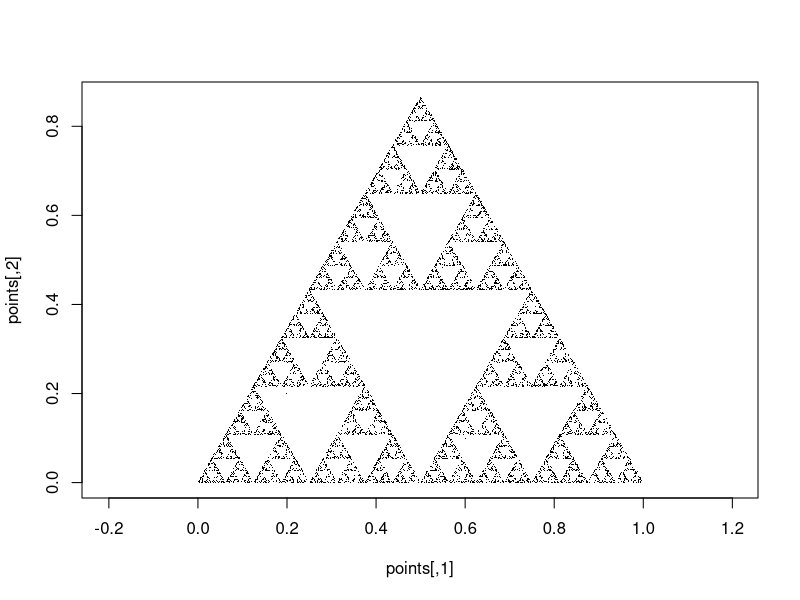

Here is the R script that generated this plot:
## ---- chunk 1
x <- 10 # using `<-` for attribution 
y = 5   # using `=` for atribution. Both work just fine.

x

z <- x + y   # attribution by itself does not print anything to the command line
x * y        # Operations without attribution print results by default
(w <- x / z) # If you enclose your attribution in parentheses it attributes and prints
## ---- chunk 2
# Write your code in this code block
a = 7
b= 13
a+b
a*b
a*a


## ---- chunk 3
x <- 3.14
y <- 5L
z <- "Statistics"
w <- TRUE

class(x)
class(y)
class(z)
class(w)
## ---- chunk 4
1 / 0

0 / 0

sqrt(-1)
## ---- chunk 5

class(FALSE) #logical

class("123") #character

class(123) #numeric

class(123L) #integer
## ---- chunk 6
temperatures <- c(18.4, 19.2, 21.1, 20.3, 22.0)

temperatures
## ---- chunk 7
class(temperatures)

length(temperatures)
## ---- chunk 8
temperatures[1]

temperatures[3]

temperatures[c(2,4)] # you can pass a vector of indices

temperatures[2:5]    # a:b produces an integer sequence from a to b.
## ---- chunk 9
# Write your code in this code block
even_numbers = c(2, 4, 6, 8, 10, 12)
even_numbers

## ---- chunk 10
# Write your code in this code block
even_numbers[1]
even_numbers[6]
even_numbers[c(3,4)]
## ---- chunk 11
# Write your code in this code block
even_numbers[4]=100
even_numbers

## ---- chunk 12
2 + TRUE

FALSE + FALSE

TRUE + TRUE
## ---- chunk 13
c("A", "B", 5)

c(TRUE, 1, FALSE)

c(3.2, 7L)
## ---- chunk 14
c(1, TRUE) #1 1 

c("1", TRUE) # 1 TRUE

c(5L, 2.5) # 5.0 2.5
## ---- chunk 15
student <- list(name = "Alice",
                age = 23,
                passed = TRUE)

student

str(student)
## ---- chunk 16
# Write your code in this code block
mylist = list (name = "Nicole",
                age = 21,
                'favourite programming language'= "Python",
                'previously used R' = FALSE)

str(mylist)

## ---- chunk 17
scores <- c(74, 68, NA, 91, 82)

scores
## ---- chunk 18
is.na(scores)
## ---- chunk 19
mean(scores)
## ---- chunk 20
mean (scores [c(1,2,4,5)])

## ---- chunk 21
hours <- c(5, 7, 4, 8, NA, 6)
## ---- chunk 22
# Write your code in this code block
sum(is.na(hours))
hours[is.na(hours)]=5
mean(hours)
hours[hours>6]=6

## ---- chunk 23
A <- matrix(1:12,
            nrow = 3,
            ncol = 4)

A
## ---- chunk 24
dim(A)
nrow(A)
ncol(A)
## ---- chunk 25
A[1, 1] # first row, first col
A[3, 2] # third row, second col
A[, 4]  # a blank index means "all elements along this dimension"
A[2, ]
A[1:2, c(1,4)] # you can also use vectors to index multiple elements
## ---- chunk 26
# Write your code in this code block
A <- matrix(1:9,
            nrow = 3,
            ncol = 3,,
            byrow=TRUE)

A

## ---- chunk 27
# Write your code in this code block
A[1, ]
A[ , 1]
A[3,3]
A[2,2]=99

## ---- chunk 28
attributes(A)
## ---- chunk 29
experiment <- list(researcher = "Alice",
                   participants = 25,
                   completed = TRUE,
                   measurements = c(12.4, 14.2, 11.9))

experiment
## ---- chunk 30
str(experiment)
## ---- chunk 31
experiment$researcher

experiment$measurements
## ---- chunk 32
experiment[[1]]

experiment[[4]]
## ---- chunk 33
# Write your code in this code block
movie <- list(title = "A song of ice and fire",
                   year = 2005,
                   genre = "fantasy",
                   'rating out of 10' = 9,
                   'three main characters'="Daenarys Targaryen, Eddard Stark, Catelyn Stark")

movie

## ---- chunk 34
# Write your code in this code block
movie ["title"]
movie["rating out of 10"]
movie["rating out of 10"]=8
movie["watched"]=TRUE

## ---- chunk 35
movie[1]
## ---- chunk 36
movie[[1]]
## ---- chunk 37
group <- c("Treatment",
           "Treatment",
           "Control",
           "Treatment",
           "Control")

group
## ---- chunk 38
group_factor <- factor(group)

group_factor
## ---- chunk 39
str(group_factor)

levels(group_factor)
## ---- chunk 40
# Write your code in this code block

## ---- chunk 41
# Write your code in this code block

## ---- chunk 42
students <- data.frame(Name = c("Alice", "Bob", "Carol", "David"),
                       Age = c(22, 24, 23, 21),
                       MSc = c(TRUE, TRUE, FALSE, TRUE))

students
## ---- chunk 43
class(students)

str(students)

names(students)
## ---- chunk 44
students$Age

students[["Age"]]

students[, 2]
## ---- chunk 45
students[2, ]

students[1:3, ]
## ---- chunk 46
# Write your code in this code block

## ---- chunk 47
# Write your code in this code block

## ---- chunk 48
# Write your code in this code block

## ---- chunk 49
attributes(students)
## ---- chunk 50
# Write your code in this code block

## ---- chunk 51
# Write your code in this code block

## ---- chunk 52
# Write your code in this code block

## ---- chunk 53
x <- c(3, 8, 5, 10, 12)

length(x) # function `length()`
mean(x)   
sort(x)   
summary(x)
## ---- chunk 54
rnorm(5)

rnorm(5, mean = 10)

rnorm(mean = 10, n = 5, sd = 2)
## ---- chunk 55
# Write your code in this code block

## ---- chunk 56
rectangle_area <- function(width, height){
  area <- width * height
  return(area)
}
## ---- chunk 57
rectangle_area(4, 5)
rectangle_area(width  = 10, height = 3)
## ---- chunk 58
# Write your code in this code block

## ---- chunk 59
# Write your code in this code block

## ---- chunk 60
roll_die <- function(nrolls = 1,
                     nsides = 6){
  sample.int(nsides,
             size = nrolls,
             replace = TRUE)
}
## ---- chunk 61
roll_die() # single roll of a 6-sided die
roll_die(5) # 5 rolls of 6-sided dice. 
roll_die(nsides = 20) # 1 roll of a 20-sided die
roll_die(10, 20) # 10 rolls of a 20-sided dice
## ---- chunk 62
# Write your code in this code block

## ---- chunk 63
temperature <- 12

if(temperature < 15){
  print("It is cold today.")
} else {
  print("No coat needed.")
}
## ---- chunk 64
# Write your code in this code block

## ---- chunk 65
marks <- c(45, 61, 72, 38, 55, 81)
## ---- chunk 66
ifelse(test = marks >= 50,
       yes  = "Pass",
       no   = "Fail")
## ---- chunk 67
ages <- c(12, 15, 18, 21, 34, 9)
## ---- chunk 68
# Write your code in this code block

## ---- chunk 69
for(i in 1:5){
  print(i^2)
}
## ---- chunk 70
# Create some example data
scores <- data.frame(maths   = rnorm(5, 70, 8),
                     english = rnorm(5, 68, 10),
                     science = rnorm(5, 72, 7))

# Create an empty numeric vector to store the means
score_means <- numeric(ncol(scores))

# Loop over the columns
for(i in 1:ncol(scores)) {
  score_means[i] <- mean(scores[[i]])
}

scores
score_means
## ---- chunk 71
# Write your code in this code block

## ---- chunk 72
x <- 1

while(x < 100){
  x <- x * 2
  print(x)
}
## ---- chunk 73
# function to randomly choose one vertex of a triangle
choose_vertex <- function(vertices) { vertices[sample(1:3, 1), ] }

# MAtrix representing a triangle with sides of length 1
vertices <- matrix(c(0, 0,
                     1, 0,
                     0.5, sqrt(3)/2), 
                   ncol = 2, byrow = TRUE)

# Empty matrix to receive the results of the computations
points <- matrix(nrow = 10000, ncol = 2)

# Starting point (feel free to change it)
points[1, ] <- c(0.2, 0.2)

for(i in 2:nrow(points)) {
  # populate next entry with a point halfway between the previous one and 
  # a randomly selected vertex
  vertex <- choose_vertex(vertices)
  points[i, ] <- (points[i - 1, ] + vertex) / 2
}

# Plot the results
plot(points, pch = ".", asp = 1)
## ---- chunk 74
# Write your code in this code block

## ---- chunk 75
# Example matrix
m <- matrix(1:20, nrow = 4)

# Mean of each column
apply(m, MARGIN = 2, FUN = mean)

# Mean of each row
apply(m, MARGIN = 1, FUN = mean)
## ---- chunk 76
# Write your code in this code block

## ---- chunk 77
numbers <- list(a = 1:5,
                b = 1:10,
                c = 1:20)

# mean of every list element.
lapply(numbers, mean)
## ---- chunk 78
# Write your code in this code block

## ---- chunk 79
# install.packages("purr") # Uncomment and install if needed
library(purrr)
## ---- chunk 80
map(numbers, mean)
## ---- chunk 81
# Always returns a vector of doubles
map_dbl(numbers, mean)
# Always returns a vector of integers
map_int(numbers, length)
## ---- chunk 82
# Write your code in this code block

## ---- chunk 83
map_dbl(numbers,
        \(x) sum(x ^ 2))
## ---- chunk 84
# Write your code in this code block

## ---- chunk 85
m <- matrix(rnorm(25), nrow = 5)
## ---- chunk 86
# ==== version 1 ====
means <- numeric(ncol(m))

for(i in seq_len(ncol(m))){
  means[i] <- mean(m[, i])
}

means


# ==== version 2 ====
apply(m, 2, mean)
## ---- chunk 87
head(iris)
## ---- chunk 88
# Write your code in this code block
